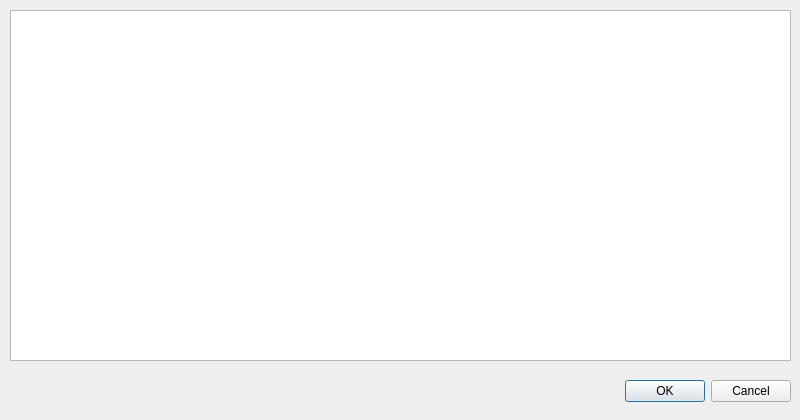
<?xml version="1.0" encoding="UTF-8"?>
<ui version="4.0">
 <class>Dialog_stackedProfilBox_tableView</class>
 <widget class="QDialog" name="Dialog_stackedProfilBox_tableView">
  <property name="geometry">
   <rect>
    <x>0</x>
    <y>0</y>
    <width>800</width>
    <height>420</height>
   </rect>
  </property>
  <property name="windowTitle">
   <string>[dev-debug] boxes</string>
  </property>
  <widget class="QDialogButtonBox" name="buttonBox">
   <property name="geometry">
    <rect>
     <x>450</x>
     <y>375</y>
     <width>341</width>
     <height>32</height>
    </rect>
   </property>
   <property name="orientation">
    <enum>Qt::Horizontal</enum>
   </property>
   <property name="standardButtons">
    <set>QDialogButtonBox::Cancel|QDialogButtonBox::Ok</set>
   </property>
  </widget>
  <widget class="QTableView" name="tableView">
   <property name="geometry">
    <rect>
     <x>10</x>
     <y>10</y>
     <width>781</width>
     <height>351</height>
    </rect>
   </property>
   <property name="editTriggers">
    <set>QAbstractItemView::NoEditTriggers</set>
   </property>
   <property name="dragDropOverwriteMode">
    <bool>false</bool>
   </property>
   <property name="selectionBehavior">
    <enum>QAbstractItemView::SelectRows</enum>
   </property>
  </widget>
 </widget>
 <resources/>
 <connections>
  <connection>
   <sender>buttonBox</sender>
   <signal>accepted()</signal>
   <receiver>Dialog_stackedProfilBox_tableView</receiver>
   <slot>accept()</slot>
   <hints>
    <hint type="sourcelabel">
     <x>248</x>
     <y>254</y>
    </hint>
    <hint type="destinationlabel">
     <x>157</x>
     <y>274</y>
    </hint>
   </hints>
  </connection>
  <connection>
   <sender>buttonBox</sender>
   <signal>rejected()</signal>
   <receiver>Dialog_stackedProfilBox_tableView</receiver>
   <slot>reject()</slot>
   <hints>
    <hint type="sourcelabel">
     <x>316</x>
     <y>260</y>
    </hint>
    <hint type="destinationlabel">
     <x>286</x>
     <y>274</y>
    </hint>
   </hints>
  </connection>
 </connections>
</ui>
